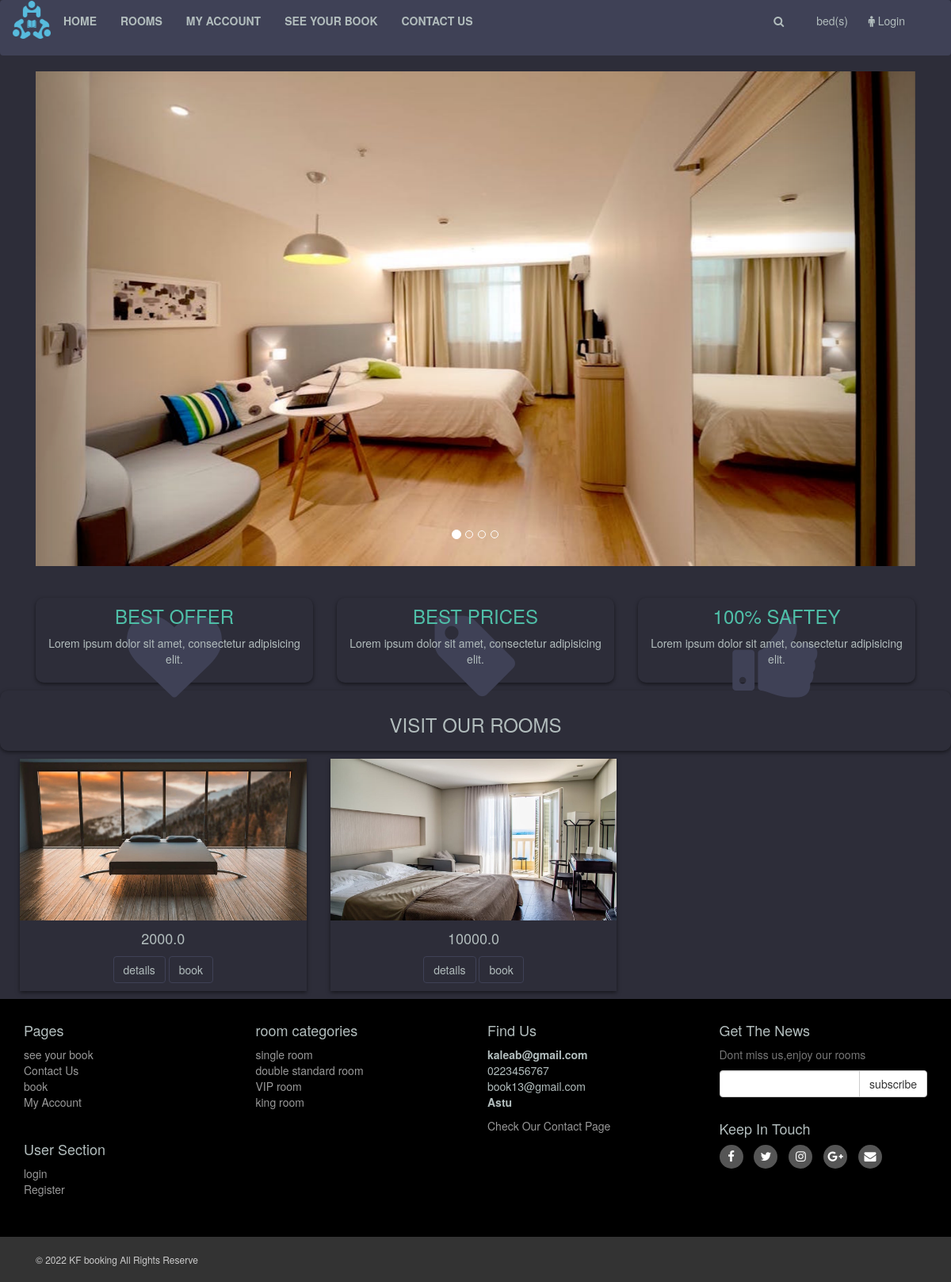
/home/, run on the app's committed database.
### hotel/models.py (models this page shows, shortened)
class room(models.Model):
    place = models.ForeignKey(place, on_delete=models.CASCADE, null=True)
    room_category = models.ForeignKey(
        room_category, on_delete=models.CASCADE, null=True)
    room_number = models.CharField(max_length=200)
    room_name = models.CharField(max_length=200, null=False)
    room_added_date=models.DateTimeField(auto_now_add=True)
    room_updated_date=models.DateTimeField(auto_now=True)
    room_description = models.TextField()
    room_price = models.FloatField()
    ts_created = models.DateTimeField(auto_now_add=True)
    room_id = models.UUIDField(default=uuid.uuid4, unique=True, primary_key=True,editable=False)
    room_image_1 = models.ImageField(null=True, blank=True)
    room_image_2 = models.ImageField(null=True, blank=True)
    room_image_3 = models.ImageField(null=True, blank=True)
    class Meta:
        ordering = ['-room_added_date','-room_updated_date']

### hotel/views.py (the view)
# urls.py: path('home/',views.home,name='home'),
def home(request):
    rooms = room.objects.all()
    context = {'rooms':rooms}
    return render(request,"hotel/customer/home.html",context)

### hotel/templates/hotel/customer/home.html (shortened to what this page needs)
{% extends 'hotel/customer/main.html' %}
{% load static %}
{% block content %}
   <div class="container" id="slider">
       <div class="col-md-12">
           <div class="carousel slide" id="myCarousel" data-ride="carousel">
               <ol class="carousel-indicators">
                   <li class="active" data-target="#myCarousel" data-slide-to="0"></li>
                   <li data-target="#myCarousel" data-slide-to="1"></li>
                   <li data-target="#myCarousel" data-slide-to="2"></li>
                   <li data-target="#myCarousel" data-slide-to="3"></li>
               </ol>
               <div class="carousel-inner">
                       <div class='item active'>
                        <img src="{% static 'img/room-1.jpeg' %}">
                       </div>
               </div>
               <a href="#myCarousel" class="left carousel-control" data-slide="prev">
                   <span class="glyphicon glyphicon-chevron-left"></span>
               </a>
               <a href="#myCarousel" class="right carousel-control" data-slide="next">
                   <span class="glyphicon glyphicon-chevron-right"></span>
               </a>
           </div>
       </div>
   </div>
   <div id="advantages">
       <div class="container">
           <div class="same-height-row">
               <div class="col-sm-4">
                   <div class="box same-height">
                       <div class="icon">
                           <i class="fa fa-heart"></i>
                       </div>
                       <h3><a href="#">Best Offer</a></h3>
                       <p>Lorem ipsum dolor sit amet, consectetur adipisicing elit. </p>
                   </div>
               </div>
               <div class="col-sm-4">
                   <div class="box same-height">
                       <div class="icon">
                           <i class="fa fa-tag"></i>
                       </div>
                       <h3><a href="#">Best Prices</a></h3>
                       <p>Lorem ipsum dolor sit amet, consectetur adipisicing elit.</p>
                   </div>
               </div>
               <div class="col-sm-4">
                   <div class="box same-height">
                       <div class="icon">
                           <i class="fa fa-thumbs-up"></i>
                       </div>
                       <h3><a href="#">100% saftey</a></h3>
                       <p>Lorem ipsum dolor sit amet, consectetur adipisicing elit.</p>
                   </div>
               </div>
           </div>
       </div>
   </div>
   <div id="hot">
       <div class="box">
           <div class="container">
               <div class="col-md-12">
                   <h3>
                       visit Our rooms
                   </h3>
               </div>
           </div>
       </div>
   </div>
   <div id="content" class="container">
       <div class="row">
{% for room in rooms  %}
        <div class="col-sm-4 col-sm-6 center-responsive">
            <div class="room">
                <a href="{% url 'details' room.room_id %}">
                    <img class="img-responsive" src="{{room.room_image_1.url}}" alt="Room 1">
                </a>
                <div class="text">
                    <p class="price">{{room.room_price}}</p>
                    <p class="button">
                        <a href="{% url 'details' room.room_id %}" class="btn btn-default">details</a>
                        <button data-room="{{room.room_id}}" data-action="add" class="btn btn btn-default add-btn update-book">book</button>
                    </p>
                </div>
            </div>
      </div>
      {% endfor %}
       </div>
   </div>
{% endblock content %}

### static/style/style_user.css (style rules this page uses)
:root { --color-main: #71c6dd; --color-main-light: #e1f6fb; --color-dark: #3f4156; --color-dark-medium: #51546e; --color-dark-light: #696d97; --color-light: #e5e5e5; --color-gray: #8b8b8b; --color-light-gray: #b2bdbd; --color-bg: #2d2d39; --color-success: #296946; --color-error: #fc4b0b; }
body { font-size: 14px; line-height: 1.42857143; color: var(--color-light-gray); background: var(--color-bg); overflow-x: hidden; }
#slider { margin-bottom: 40px; }
#advantages { text-align: center; }
.box { color: var(--color-light-gray); background: var(--color-bg); margin: 0 0 10px; box-sizing: border-box; padding: 10px; box-shadow: 0px 2px 5px rgba(0, 0, 0, .5); border-radius: 10px; }
#advantages .box .icon { position: absolute; font-size: 120px; width: 100%; text-align: center; top: -20px; left: 0px; height: 100%; float: left; color: var(--color-dark); box-sizing: border-box; z-index: 1; }
#advantages .box h3 { position: relative; margin: 0 0 10px; font-weight: 300; text-transform: uppercase; z-index: 2; }
#advantages .box h3 a { color: #4fbfa8; }
#advantages .box p { position: relative; z-index: 2; color: var(--color-light-gray); }
#hot h3 { font-weight: 400; color: var(--color-light-gray); text-align: center; text-transform: uppercase; }
#content { padding-left: 10px; }
#content .room { background-color: var(--color-bg); box-sizing: border-box; box-shadow: 0px 2px 5px rgba(0, 0, 0, .5); }
#content .room .text { padding: 10px 10px 0px; }
#content .room .text p.price { color: var(--color-light-gray); font-size: 18px; text-align: center; font-weight: 400; }
#content .room .text .button { text-align: center; clear: both; }
#content .room .text .button .btn { margin-bottom: 10px; background-color: var(--color-bg); border-color: var(--color-dark); color: var(--color-light-gray); }

### data on the page
room: room_image_1 (picture), room_price "2000.0"
room: room_image_1 (picture), room_price "10000.0"
